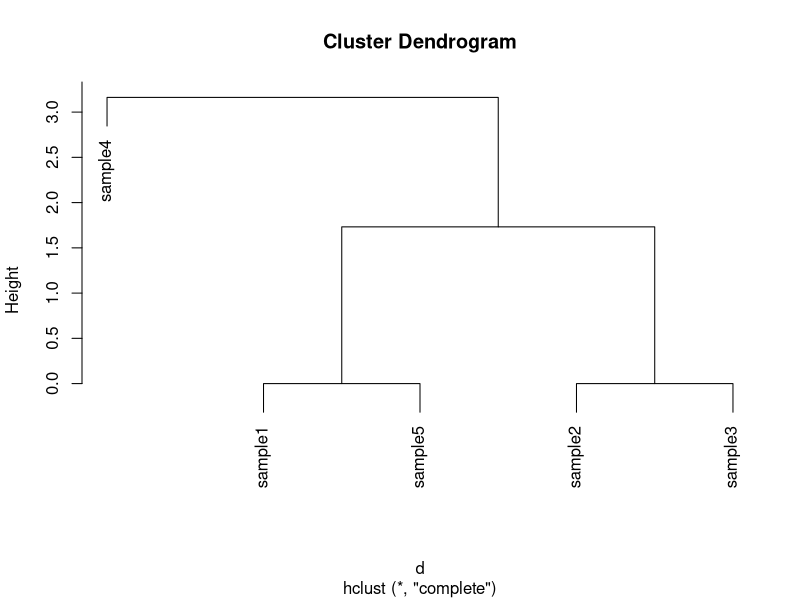

The R script that drew this image: (Note: this script raises an error after producing the figure.)
## Clustering analysis

## generate distances matrix using dist(). Distances are computed between rows: need to transpose if samples in columns


matrix <- rbind(c(1, rep(0,7),1,1), c(rep(0,10)), c(rep(0,10)), c(0, rep(1,7),0,0), c(1, rep(0,7),1,1))
chromosomes <- paste("chr", 1:10, "p", sep = "")
rownames(matrix) <- c(paste("sample", 1:5, sep =  ""))
colnames(matrix) <- chromosomes

d <- dist(matrix)
clust <- hclust(d)
plot(clust)
matrix.df <- data.frame(matrix)
matrix.df$samples <-  rownames(matrix)

samples <- rownames(matrix)
long.df <- melt(matrix.df, id = "samples")

long.df$samples <- factor(long.df$samples, levels = clust$labels)
long.df$value[abs(long.df$value) < 3] <- NA
long.df$value[long.df$value > 3] <- 1
long.df$value[long.df$value < -3] <- -1

mut <- ggplot(long.df, aes(x=samples, y=variable, height=0.9, width=0.9)) + 
    geom_tile(aes(fill=value)) +
    scale_fill_gradient(low = "blue", high = "red", na.value = "white", limits = c(-1, 1)) +
    xlab("Subject") +
    ggtitle("Trial Heatmap") +
    theme(
        legend.key = element_rect(fill='NA'),
        legend.key.size = unit(1, 'cm'),
        legend.title = element_blank(),
        legend.position="bottom",
        legend.text = element_text(size=8, face="bold"),
        axis.ticks.x=element_blank(),
        axis.ticks.y=element_blank(),
        axis.text.x=element_text(angle = 90, hjust = 1),
        axis.text.y=element_text(colour="Black"),
        axis.title.x=element_text(face="bold"),
        axis.title.y=element_blank(),
        panel.grid.major.x=element_blank(),
        panel.grid.major.y=element_blank(),
        panel.grid.minor.x=element_blank(),
        panel.grid.minor.y=element_blank(),
        panel.background=element_blank()
    )
print(mut) 


## create legend
legend.df <- data.frame(rep(samples, 2), c(rep("tumor", length(samples)), rep("sex", length(samples))), 
                        c(rep(c("glioma", "meingioma"), length(samples)/2), rep(c("male", "female"), length(samples)/2)))
colnames(legend.df) <- c("samples", "phenotype", "values")
l <- ggplot(legend.df, aes(x=samples, y = phenotype)) + coord_fixed(ratio = .2) + geom_tile(aes(fill = values))


fd=data.frame(x = rep(c("x","y","z"),3), 
              y=c("a","b","c","b","c","a","c","a","b"),
              z=c(0,1,0,1,1,1,0,0,1))

# plot
p <- ggplot(fd, aes(x, y)) + geom_tile(aes(fill = z)) + 
scale_fill_gradient(low = "white",high = "steelblue", limits=c(0,1)) + 
theme_grey() + 
labs(x = "", y= "") + 
coord_fixed(ratio= 1)
scale_x_discrete(expand = c(0, 0)) + 
scale_y_discrete(expand = c(0, 0)) + 
theme(legend.position = "none", axis.ticks = element_blank(), axis.text.x = element_text(size=12, angle=90, hjust=0, colour="black"))


## use NMF to cluster
## adapted from: https://cran.r-project.org/web/packages/NMF/vignettes/heatmaps.pdf and 
alterations <- all.mutations.tier1.4[, c("SAMPLE_ACCESSION_NBR", "BEST_EFF_GENE", "variant_classification")]
alterations.cnv <- all.cnv.high[, c("SAMPLE_ACCESSION_NBR", "GENE", "CNV_TYPE_CD")]
colnames(alterations.cnv) <- colnames(alterations)
alterations.svs <- all.svs.formatted[, c("SAMPLE_ACCESSION_NBR", "BEST_EFF_GENE", "variant_classification")]
alterations <- rbind(alterations, alterations.cnv, alterations.svs)
alterations$BEST_EFF_GENE[alterations$BEST_EFF_GENE %in% c("CDKN2A", "CDKN2B")] <- "CDKN2A/B"
alterations$BEST_EFF_GENE[alterations$BEST_EFF_GENE == "MYCN"] <- "MYC"
alterations$variant_classification <- "altered"
alterations.trimmed <- alterations[alterations$BEST_EFF_GENE %in% c("TP53", "IDH1", "NF2", "MYC", "KMT2D", "PTPRD", "PRKDC", "KRAS", 
                                                                    "PTCH1", "PTEN", "EGFR", "ATRX", "CDKNA/B", "NF1", "SMARC4A"), ]
names <- unique(master.sheet$SAMPLE_ACCESSION_NBR)
quiet.idx <- sapply(names, function(x){if(sum(alterations.trimmed$SAMPLE_ACCESSION_NBR == x) == 0){return(TRUE)}else{return(FALSE)}}, USE.NAMES = FALSE)
quiet.names <- names[quiet.idx]
quiet.samples <- cbind(quiet.names, "quiet.mut", "altered")
colnames(quiet.samples) <- colnames(alterations.trimmed)
alterations.trimmed <- rbind(alterations.trimmed, quiet.samples)

## feature selection time! consolidate arm-level CNVs
clustering.cnvs <- all.cnvs.broad
clustering.cnvs["count", ] <- as.numeric(apply(clustering.cnvs, 2, function(x){sum(x != 0)}))
clustering.cnvs["1p.19q", clustering.cnvs["1p", ] == -1 & clustering.cnvs["19q", ] == -1] <- 1
clustering.cnvs["1p.19q", is.na(clustering.cnvs["1p.19q", ])] <- 0
clustering.cnvs["7pq", clustering.cnvs["7p", ] == 1 & clustering.cnvs["7q", ] == 1] <- 1
clustering.cnvs["7pq", is.na(clustering.cnvs["7pq", ])] <- 0
clustering.cnvs["disrupted", clustering.cnvs["count", ] > 5 ] <- 1
clustering.cnvs["disrupted", is.na(clustering.cnvs["disrupted", ])] <- 0
clustering.cnvs["quiet", clustering.cnvs["count", ] == 0] <- 1
clustering.cnvs["quiet", is.na(clustering.cnvs["quiet", ])] <- 0


## isolate only direction we're interested in for specific chromosomes
clustering.cnvs["1p", clustering.cnvs["1p", ] == 1] <- 0
clustering.cnvs["1p", clustering.cnvs["1p", ] == -1] <- 1

clustering.cnvs["10q", clustering.cnvs["10q", ] == 1] <- 0
clustering.cnvs["10q", clustering.cnvs["10q", ] == -1] <- 1

clustering.cnvs["17p", clustering.cnvs["17p", ] == 1] <- 0
clustering.cnvs["17p", clustering.cnvs["17p", ] == -1] <- 1

clustering.cnvs["22q", clustering.cnvs["22q", ] == 1] <- 0
clustering.cnvs["22q", clustering.cnvs["22q", ] == -1] <- 1
clustering.cnvs.trimmed <- clustering.cnvs[c("1p","7pq", "10q", "17p", "1p.19q", "22q", "disrupted", "quiet"), ]


clustering.clinical <- master.sheet[, c("SAMPLE_ACCESSION_NBR", "Cancer_Type_Broad", "exclude")]
clustering.clinical$Cancer_Type_Broad[clustering.clinical$exclude == "bch"] <- "pediatric"

clustering.input <- PlotComut(
    mut.maf1 = alterations.trimmed,
    broad.cnv.maf = clustering.cnvs.trimmed,
    samples = master.sheet$SAMPLE_ACCESSION_NBR,
    input.samples = "SAMPLE_ACCESSION_NBR", 
    input.genes = "BEST_EFF_GENE", input.mutations = "variant_classification", gene.cutoff = 60, 
    #return.matrix = TRUE,
    dimensions = c(18,10), 
    col.vector = c("frameshift_indel" = "red", "missense" ="red" , "nonsense" = "red", "splice_site" = "red", "stop_codon" = "red", "in_frame_indel" = "red",
                   "other" = "red", "arm-level gain" = "red", "arm-level loss" = "red", "2DEL" = "red", "HA" = "red", "indel" = "red", "rearrangement" = "red",
                   "Glioblastoma" = "black", "AnaplasticAstro" = "green", "Angiocentric" = "orange", "Astro" = "green", "altered" = "red", 
                   "DiffuseAstro" = "green", "Oligo" = "yellow", "OligoAstro" = "yellow", "PilocyticAstro" = "green", 
                   "0" = "gray90", "1" = "gray70", "2" = "gray50", "3" = "gray25", "4" = "gray1")
    ,phenotypes = clustering.clinical[, -3]
)


## change to non-negative matrix, features as rows and samples as columns (still not sure why not reversed??)
nmf.input <- reshape(clustering.input, idvar = "samples", timevar = "genes", direction = "wide")

nmf.input[nmf.input == "wt"] <- 0
nmf.input[, -1][nmf.input[, -1] != 0] <- 1
nmf.input <- t(nmf.input)
colnames(nmf.input) <- nmf.input[1, ]
nmf.input <- nmf.input[-1, ]
nmf.input <- apply(nmf.input, 2, as.numeric)

## remove empty columns
nmf.input <- nmf.input[, colSums(nmf.input) != 0]

## run clustering with specific k value for multiple iterations at that value
output.4 <- nmf(nmf.input, 4)

column.annotations <- master.sheet
column.annotations <- column.annotations[column.annotations$SAMPLE_ACCESSION_NBR %in% colnames(nmf.input), ]
column.annotations$Cancer_Type_Broaddd <- column.annotations$Cancer_Type_Broad
column.annotations$Cancer_Type_Broaddd[column.annotations$Cancer_Type_Broaddd %in% c("Craniopharyngioma", "Paraganglioma",  "Pineal_parenchymal_tumor", "Chondrosarcoma",
                                                                                     "Schwannoma", "Chordoma", "Schwannoma check", "Neuroblastoma", "Lymphoma",
                                                                                     "Medulloblastoma", "Pituitary_other", "Ependymoma")] <- "other"

table(column.annotations$Cancer_Type_Specific)

aheatmap(nmf.input, annCol = column.annotations$Cancer_Type_Broad)

opar <- par(mfrow = c(1,2))

## order columns by consensus classes defined from multiple iterations with given k value

## if multiple runs
coefmap(output.3, Colv = "consensus")

## if single run
coefmap(minfit(output.4), annCol = column.annotations$Cancer_Type_Broaddd, Colv = "basis")
par(opar)


## show relationship between input variables and metagenes, with each variable coded by the dominant metagene it contributes to
basismap(output)


## show a consensus map of the clustering based on multiple iterations
consensusmap(output, annCol = column.annotations$Cancer_Type_Specific)




## multiple ranks at multiple runs each time
output.2_10 <- nmf(nmf.input, 2:10, nrun = 10)

consensusmap(output)
